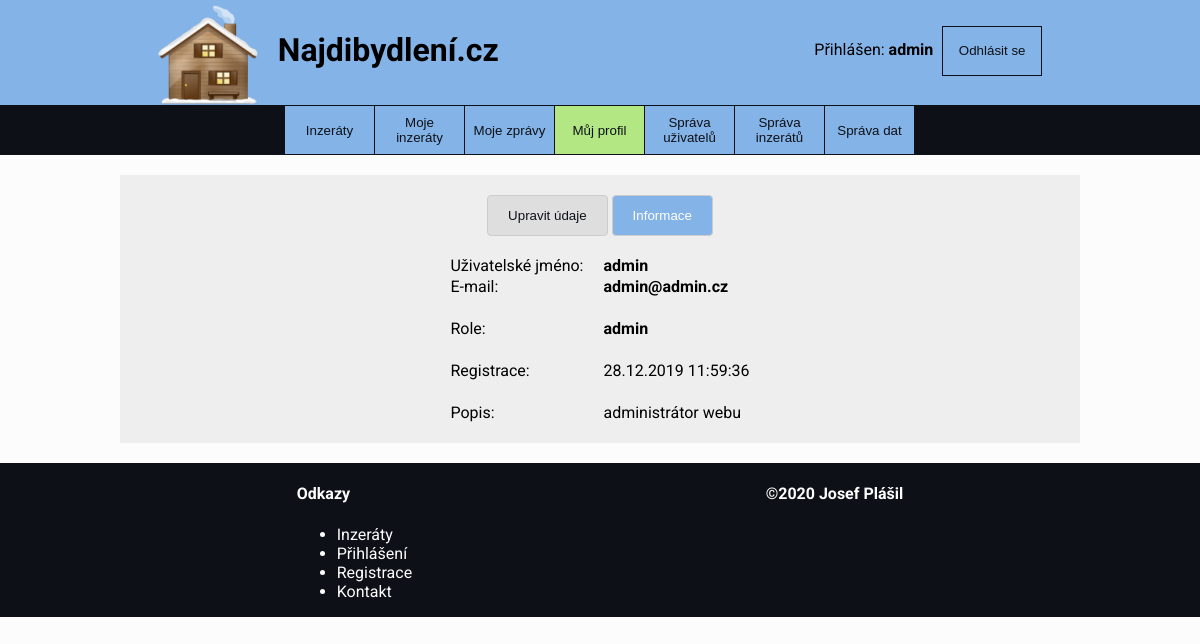
Screenshot of /index.php?page=my_account (signed in) with the database file from the repository.
### tables this page shows
CREATE TABLE IF NOT EXISTS `users`
(
    `user_id`     INT(6)      NOT NULL AUTO_INCREMENT,
    `username`    VARCHAR(45) NOT NULL,
    `password`    VARCHAR(45) NOT NULL,
    `email`       VARCHAR(45) NOT NULL,
    `created`     DATETIME    NOT NULL,
    `description` TEXT        NOT NULL,
    `role`        VARCHAR(15) NOT NULL,
    PRIMARY KEY (`user_id`)
);

### data/function.php (called while the page is built, shortened)
<?php
$dbServername = "localhost";
$dbUsername = "root";
$dbPassword = "Database1001";
$dbName = 'db_dev';
function getByUserId($id) {
    global $dbServername, $dbUsername, $dbPassword, $dbName;
    $conn = new mysqli($dbServername, $dbUsername, $dbPassword, $dbName);
    $sql = "SELECT * FROM users where user_id = $id";
    return $conn->query($sql);
}

### page/my_account.php (the view, shortened to what this page needs)
<?php
$actualUserId = '';
if (isset($_SESSION["user_id"])) {
    $actualUserId = $_SESSION["user_id"];
}
$user = getByUserId($actualUserId);
if ($user->num_rows > 0) {
    $rowUser = $user->fetch_assoc();
}
try {
    $createdDate = date_format(new DateTime($rowUser["created"]), "d.m.Y H:i:s");
} catch (Exception $e){echo 'Message: ' .$e->getMessage();}
?>
<div class="full-width-wrapper">
    <div class="flex-wrap">
        <div class="item-details">
            <button id="edit-profile" type="button" class="global-button">Upravit údaje</button>
            <button id="profile-info" type="button" class="global-button global-button-active">Informace</button>
            <br><br>
            <div id="info-div">
                <table>
                    <tr><td>Uživatelské jméno:</td><td><b><?php echo $rowUser["username"]?></b></td></tr>
                    <tr><td>E-mail:</td><td><b><?php echo $rowUser["email"]?></b></td></tr>
                    <tr><td><br></td></tr>
                    <tr><td>Role:</td><td><b><?php echo $rowUser["role"]?></b></td></tr>
                    <tr><td><br></td></tr>
                    <tr><td>Registrace:</td><td><?php echo $createdDate?></td></tr>
                    <tr><td><br></td></tr>
                    <tr><td>Popis:</td><td><?php echo $rowUser["description"]?></td></tr>
                </table>
            </div>
        </div>
    </div>
</div>

### style/layout.css (style rules this page uses)
body, html { height: 100%; background-color: #fcfcfc; }
body { font-family: 'Roboto', sans-serif; position: relative; margin: 0; }
.full-width-wrapper { max-width: 960px !important; margin: 0 auto; position: relative; }
.flex-wrap { display: flex; flex-wrap: wrap; justify-content: space-around; width: 100%; float: right; position: relative; }
.item-details { width: 100%; position: relative; padding: 20px; margin: 20px 0; background: #eee; text-align: center; }
.item-details table { border-collapse: collapse; border-spacing: 30px 0; margin: 0 auto; }
.item-details table tr { text-align: left; }
.item-details table td { text-align: left; padding: 1px 10px; }
.global-button { border: 1px solid #ccc; border-radius: 4px; box-sizing: border-box; background: #dedede; color: #0d1117; padding: 12px 20px; cursor: pointer; }
.global-button-active { background: #84B3E7; color: white; }

### rows the page displays
users: username "admin", email "admin@admin.cz", role "admin", created "28.12.2019 11:59:36", description "administrátor webu"

### other values shown
$username "admin"
